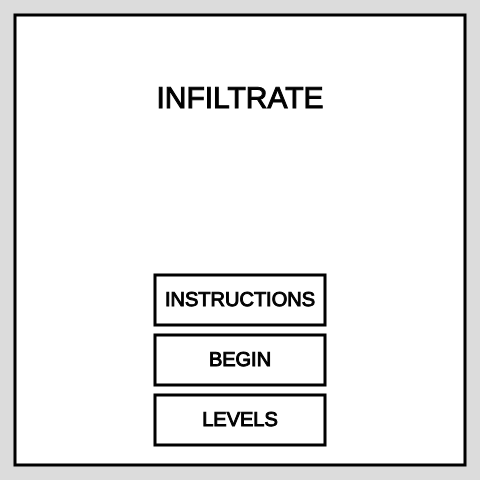
Frame 1 (no input)
Frame 60 (no input): identical to frame 1, image omitted
Frame 120 (the mouse pressed at the canvas centre since frame 60): identical to frame 1, image omitted

The p5.js sketch that drew this single still picture (run headless with seeded random() and noise() and a simulated clock; from frame 60 on, the mouse is pressed at the canvas centre):

// p5.js sketch
// ── sketch.js
//FINAL & PUBLIC VERSION -- DO NOT EDIT
//PREVIOUSLY TITLED "Platform Game"

//translate to binary for walls (1) and empty spaces (0) of each column of the board
var levelBoards = [[2820233,65667,5575831,8197683,8197043, 8196531,1642673,241713,4165729,2072513,4900893,4214717,7668639,8349647,1009607,287747,1953779,3514337,3489769,2129897,2679233,3138575,273663,1117695],//0
                   [87552,512,174593,131584,131074,262,262156,786584,48, 1048672,1835072,12364800,1879166,8170496,1879166,12581888,1150,8385536,1150,4195328,4195454,5391360,5390462,5391360],//1
                   [541200,4194304,4194304,7306207,4348511,4327503, 4340583,4397171,4689721,4572988,4547391,5058961,5839041,85057,5850689,5063551,4538688,5587264,5587264,5587264,5521728,5554517,5751040,5243178],//2
                   [16728080,4145712,16913,6242832,5194256,6308368, 7291408,6767120,7553552,7946768,8143376,7946768,7553552,6767120,7291408,6308368,7291408,4669968,4407824,4276752,4211216,4243984,4212241,4194816],//3
                   [5603328,32769,2785280,7864320,1591293, 9191429,2383873,3666941,463373,3363333,89872,3686674,949234,2122546,3825946,656782,11013318,11409506,10957360,10609177,12059145,9429513,8404537,14680065],//4
                   [0,8388593,1073,4187536,36113,40209,48400,12561, 29009,29008,2126161,29041,24880,28433,25617,25616,25617,26097,25856,19713,22897,20753,4183953,4145],//5
                   [0,8388606,4194306,6291450,5242882,5242882,5242882, 4194306,4195842,4194818,4195842,4194306,4194310,4194304,4194310,4194306,4587906,4325506,4587906,4194306,4194306,4235266,4243450,4227074],//6
                  [202580,1135444,1069397,1396736,1333418, 1137898,1332842,1135418,1331610,1134798,1331302,1138482,3428786,16244158,0,8248790,7966802,7378778,6328394,4234218,8297002,170506,187930,56],//7
                  [1398101,0,2796202,4194302,0,5225598,526150,2629698, 532584,4727082,532538,2629658,532488,4727050,532490,2629642,532488,4726858,532490,2629706,532488,7872522,122938,65538],//8
                  [13082818,13902874,1419002,7415418, 1847370,12322392,222,14510030,78950,3087410,2100632,7856521,1224604,1050396,1135197,1276112,3373505,6513625,485771,3106849,1010148,6490342,4814946,14156040],//9
                  [1447253,8519680,15338154,2760702,8075148,1700524,4198534, 8083956,4343984,6211642,1068146,8080762,4310322,6133688,6075170,1063264,7434245,7681860,2110334,11219314,9380962,10314984,3673486,16436263],//10
                  [87381,0,174762,524286,919676,1972284,4063260, 8268812,1311781,1319424,1335810,1368608,123960,779272,647179,3727401,812136,402472,1179816,1245224,1648040,3956776,7922600,7987232],//11
                  [267648,262273,3418755,2367619,3416195,270467, 3416195,2367617,3416192,270464,3416193,2367616,3416192,270464,3416192,2367616,3416192,270464,3154048,3940480,1843328,794753,270464,8192],//12
                  [91540,8321,166443,401017,800992,1841248,788515,264224, 276704,1837088,264224,264224,264224,264224,264224,264224,264224,264224,264224,264224,264224,264224,264224,264224],//13
                  [7921607,7913683,2137089,11570596,8654006,10775568, 3411030,6696132,3042449,9366531,10774410,11546816,1711717,13304368,15211288,11370956,8428646,10475378,3604992,157881,11980672,9739945,9804803,9517143],//14
                  [2879490,626880,5870597,4751741,6433609,2517248,6809892, 4669500,7291392,2449564,7405696,5979852,4931268,14826693,408005,930753,1976259,4067137,3874112,1168711,9639233,12730371,9461696,3465153],//15
                  [8208,8215,1057780,1049092,1069820,1626752,1891968,1032362, 3039146,7212160,6841493,2630037,600960,7154090,6367402,8382592,67733,4393109,4196480,8359934,34406,33314,34952,35225],//16
                  [838398,4474880,5327614,5443170,13722400,14627254, 8984722,11132050,10542082,10886558,2343094,8016418,4874154,672170,4853930,4339338,8381434,4470794,4271970,4524070,4282404,4538406,8216546,114688],//17
                  [0,8388607,5141405,4600205,5412005,5276704,5344354,4194306, 4202498,4202562,4202562,4268098,4259906,4524034,4458498,5507074,5507082,5523594,5259402,5259402,5259402,5259274,8388606,0],//18
                  [3277284,1048612,5571237,4292768,4752522,8129550,285952, 1318152,16006144,16056264,7831552,3153864,2096896,4982536,6685440,2231048,2300672,2202376,2144512,2111880,6322368,4257871,30744,14384]];//19

//[start x position, end x position, y position, constantly increasing value to determine position]
var levelEnemies = [[[69,141,217,24441], [33,69,307,15344], [357,375,379,11035],[339,393,433,10662], [141,231,433,10064], [141,231,433,9957], [321,357,145,7095], [69,123,37,4971], [339,411,55,4290], [51,141,145,120]],//0
                    [[87,429,451,16790],[87,429,451,16656],[87,429,451,16520],[87,429,451,16381],[87,429,451,16272],[87,429,451,16129],[231,285,235,9512],[231,285,199,9429],[231,285,163,9338],[411,447,73,240],[411,447,127,153],[411,447,181,78]],//1
                    [[105,159,325,21946],[177,213,343,21714],[231,285,433,20596],[267,411,325,15321],[267,411,325,15237],[267,411,325,15156],[267,411,325,15080],[267,411,325,15009],[285,393,181,0],[285,393,181,40],[285,393,181,80],[285,393,181,120],[105,159,127,1886],[177,213,109,1781],[321,411,109,1345]],//2
                    [[87,411,451,12128],[87,411,451,12025],[87,411,451,11876],[87,411,451,11795],[87,411,451,11717],[303,303,181,812],[375,375,181,694],[357,357,181,665],[339,339,181,639],[321,321,181,619],[285,285,181,579],[267,267,181,516],[249,249,181,485],[231,231,181,438],[213,213,181,406],[195,195,181,375],[177,177,181,347],[159,159,181,315],[141,141,181,284],[123,123,181,242],[105,105,181,214],[87,87,181,189]],//3
                    [[231,357,451,20651],[231,285,415,19938],[321,393,55,16634],[105,195,433,16399],[159,195,271,6542],[357,411,271,3161]],//4
                    [[87,213,361,21073],[87,213,361,20948],[177,231,325,16993],[267,321,361,16764],[177,231,325,15431],[177,177,181,0],[195,195,181,6],[213,213,181,12],[231,231,181,0],[249,249,181,6],[267,267,181,12],[285,285,181,0],[303,303,181,6],[321,321,181,12],[339,339,181,0],[357,357,181,6],[375,375,181,12],[393,393,181,0],[411,411,181,6],[159,159,199,12],[141,141,163,0],[123,123,163,6],[105,105,163,12]],//5
                    [[96,96,415,16867],[114,114,415,16813],[132,132,415,16760],[150,150,415,16707],[168,168,415,16660],[186,186,415,16607],[204,204,415,16559],[222,222,415,16500],[312,312,415,16427],[330,330,415,16388],[348,348,415,16335],[366,366,415,16267],[384,384,415,16232],[402,402,415,16159],[420,420,415,16097],[177,177,253,3954],[213,213,253,3892],[321,321,289,3804],[357,357,289,3746],[321,321,109,3652],[357,357,109,3587],[105,105,415,801],[123,123,415,765],[141,141,415,721],[159,159,415,675],[177,177,415,634],[195,195,415,593],[213,213,415,555],[231,231,415,497],[303,303,415,434],[321,321,415,397],[339,339,415,361],[357,357,415,321],[375,375,415,282],[393,393,415,240],[411,411,415,192]],//6
                   [[96,96,181,55645],[114,114,181,55610],[132,132,181,55573],[150,150,181,55537],[168,168,181,55487],[186,186,181,55437],[204,204,181,50670],[222,222,181,50634],[78,78,181,50495],[60,60,181,50452],[51,231,73,45427],[51,231,73,45338],[51,231,73,45251],[51,231,73,45157],[69,69,181,43534],[87,87,181,43479],[105,105,181,43435],[123,123,181,43389],[141,141,181,43343],[159,159,181,43298],[177,177,181,43250],[195,195,181,43212],[213,213,181,43173],[231,231,181,43126],[321,429,415,30399],[321,429,415,30296],[321,429,451,30085],[321,429,451,29978],[249,249,415,13659],[375,411,271,6617],[83,83,145,3925],[91,91,145,3925],[119,119,145,3880],[127,127,145,3880],[155,155,145,3839],[163,163,145,3839],[191,191,145,3794],[199,199,145,3794],[227,227,145,3741],[235,235,145,3741],[303,303,145,985]],//7
                   [[195,195,379,181]],//8
                   [[159,159,145,26893],[177,177,145,26847],[249,303,73,26544],[249,303,361,25359],[357,411,235,18895],[51,87,253,13382],[285,393,181,9522],[393,447,451,4934],[375,375,433,657]],//9
                   [[321,339,37,12508],[231,285,37,12434],[141,195,37,12339],[339,393,199,12042],[411,411,145,10262],[411,411,181,9970],[321,321,181,9880],[51,105,127,8541],[177,231,235,8289],[339,393,325,8055],[339,429,451,7645],[51,303,451,7535],[51,303,451,7449],[51,303,451,7353],[51,303,451,7265],[321,339,145,5927],[393,411,253,503],[429,447,235,411]],//10
                   [[69,69,451,21726],[267,429,379,5975],[267,429,379,5893],[267,429,379,5827],[267,429,379,5749],[339,339,343,5485],[357,357,343,5459],[375,375,343,5425],[393,393,343,5396],[411,411,343,5367],[429,429,343,5337],[393,393,253,4751],[339,339,253,4709],[321,321,253,4677],[195,231,271,4560],[177,231,109,2020],[267,285,91,1949],[177,231,73,1860],[357,375,127,1358],[357,393,73,1303]],//11
                   [[231,393,451,12139],[69,69,109,884],[87,87,109,809],[105,105,109,755],[123,123,109,711],[141,141,109,668],[159,159,109,622],[177,177,109,576],[195,195,109,540],[213,213,109,496],[231,231,109,457],[249,249,109,413],[267,267,109,378],[285,285,109,335],[303,303,109,300],[321,321,109,249],[339,339,109,210]],//12
                   [],//13
                   [[411,447,73,6313],[393,429,109,6106],[33,87,163,5556],[87,195,235,5441],[87,159,451,4059],[123,123,361,3721],[141,141,325,3653],[105,105,307,3594],[447,447,397,2261],[411,411,379,2210],[447,447,361,2152],[411,411,343,2099],[447,447,325,2043],[411,411,307,2003],[105,159,109,1673]],//14
                   [[393,393,253,4170],[393,393,289,4122],[393,393,325,4057],[231,321,199,3212],[195,267,307,3115],[159,195,181,1728]],//15
                   [[231,285,199,11899],[231,285,199,11844],[285,357,307,11318],[285,357,307,11244],[69,141,73,6283],[159,267,91,6215],[249,357,235,6038],[159,177,343,2053],[159,177,379,2014],[159,177,415,1969],[213,231,361,1912],[213,231,397,1868],[213,231,433,1829],[267,285,343,1779],[267,285,379,1737],[267,285,415,1693],[321,339,361,1634],[321,339,397,1594],[321,339,433,1546]],//16
                   [[69,123,73,21748],[159,213,55,21681],[285,429,37,21576],[213,303,127,19971],[231,267,181,16629],[33,87,235,16009],[393,393,181,13217],[199.5,199.5,217,11320],[181.5,181.5,217,11282],[163.5,163.5,217,11245],[190.5,190.5,217,11058],[172.5,172.5,217,11078],[154.5,154.5,217,11098],[33,33,271,10426],[69,69,271,10372],[141,177,415,1342]],//17
                   [[195,411,415,9677],[213,411,415,9542],[213,411,415,9394],[213,411,415,9196],[195,411,415,9082],[195,411,415,8910],[321,411,379,6134],[321,411,379,6054],[321,411,379,5979],[195,249,325,5348],[195,249,325,5280],[195,249,325,5222],[339,393,307,4916],[339,393,307,4847],[339,393,307,4783],[267,339,235,4104],[267,339,235,4037],[267,339,235,3974],[267,339,235,3860],[177,231,199,3513],[177,231,199,3451],[177,231,199,3381],[339,411,181,3070],[339,411,181,2982],[339,411,181,2899],[339,411,181,2821],[231,267,145,2589],[231,267,145,2480],[267,339,109,2146],[267,339,109,2071],[267,339,109,1983],[303,411,73,1625],[303,411,73,1549],[303,411,73,1464],[303,411,73,1317]],//18
                   [[159,159,109,13017],[177,177,109,12985],[195,195,109,12954],[213,213,109,12916],[267,267,37,1308],[285,285,37,1275],[393,393,37,1219],[411,411,37,1183],[303,375,55,1108],[303,375,55,1039]]];//19

//[start y position, end y position, x position, constantly increasing value to determine position]
var levelFlyers = [[[51,123,51,1851], [177,267,249,906],[267,357,213,441], [285,411,303,248]],//0
                   [[339,447,267,6744],[339,447,303,6744],[339,447,339,6744],[339,447,375,6744],[339,447,411,6744],[141,249,141,1640],[141,249,177,1478],[141,249,213,1354]],//1
                   [[357,375,123,12125],[375,393,141,11971],[393,411,159,11897],[411,429,177,11835],[159,231,123,9081],[213,285,339,306],[213,285,375,253],[213,285,411,168]],//2
                   [[303,357,411,0],[303,357,375,54],[303,357,339,0],[303,357,303,54],[303,357,267,0],[303,357,231,54],[303,357,195,0],[303,357,159,54],[303,357,123,0],[303,357,87,54]],//3
                   [[303,375,411,39833],[303,375,393,39756],[303,375,177,27425],[321,357,231,27364],[87,141,375,14870],[123,267,393,14599],[141,177,141,3809],[141,177,123,3702],[231,393,123,2088],[231,393,141,1930]],//4
                   [[249,285,159,0],[249,285,177,36],[249,285,195,0],[249,285,213,36],[249,285,231,0]],//5
                   [[69,393,303,2231],[177,393,141,1823],[105,213,105,1715],[87,159,411,1592],[87,159,429,1515],[87,159,447,1448],[159,249,339,868],[69,393,231,479]],//6
                  [[105,159,339,18664],[87,159,357,18571],[69,159,375,18500],[249,285,249,16272],[249,321,321,8451],[249,303,357,8170],[303,339,393,0],[303,339,447,0],[303,357,411,0],[303,357,429,0]],//7
                  [],//8
                  [[285,321,177,22222],[285,339,195,22156],[69,105,33,11510],[105,141,87,11439],[141,177,51,11295],[357,375,159,3947],[375,393,177,3878],[393,411,195,3769],[321,375,447,1623]],//9
                  [[105,177,213,14013],[33,51,87,13000],[33,69,123,12900],[33,69,213,12787],[33,69,303,12688],[33,51,357,12586],[123,231,429,11910],[51,123,51,8775],[33,69,33,8698],[285,339,447,7762],[159,447,51,7153],[159,447,51,7055],[159,447,51,6943],[159,447,51,6844],[159,447,51,6742],[339,375,105,6605],[339,375,141,6523],[159,231,69,5275],[159,213,87,5199],[393,411,213,2281],[393,411,249,2205],[339,375,429,1786],[393,411,375,1624]],//10
                  [[159,231,105,4087],[123,159,303,3276],[159,195,339,3206],[267,321,105,2582],[267,339,123,2524],[285,339,249,0],[285,339,267,0],[285,339,285,0],[285,339,303,0]],//11
                  [[267,303,141,10164],[267,303,231,10067],[267,303,321,9828]],//12
                  [[375,447,159,2868],[267,339,213,2547],[141,231,285,2248],[33,105,357,2021],[375,447,213,1567],[267,339,285,1449],[141,231,357,1293],[33,105,429,1138]],//13
                  [[213,303,51,5253],[195,285,303,4943]],//14
                  [[195,285,87,11606],[123,159,87,4839],[249,411,33,1436]],//15
                  [[231,357,33,19459],[123,159,123,6488],[105,177,105,6443],[69,123,339,5957]],//16
                  [[231,411,447,27040],[231,411,447,26930],[231,411,447,26838],[69,105,339,11176],[69,105,375,11069],[69,105,411,10960],[267,303,141,5315],[249,285,123,5242],[231,267,105,5176],[267,339,375,3026],[267,339,375,2807],[267,339,393,2708],[267,339,393,2622]],//17
                  [[69,411,159,2937],[69,411,159,2810],[69,411,159,2661],[69,177,195,2528],[177,303,249,2416],[231,303,213,2312],[357,393,195,2227],[267,393,285,2130],[213,357,411,1987],[105,159,375,1877],[141,213,303,1781],[69,123,249,1677],[69,123,231,1609],[267,357,321,1405],[177,213,267,1125],[213,285,375,880],[231,393,177,432]],//18
                  []];//19

//[x position, y position, bullets given, countdown number to respawn after being taken]
var levelAmmo = [[[159,195,5,0],[339,105,5,0],[285,177,5,0]],//0
                 [[447,357,5,0],[447,375,5,0],[447,393,5,0],[447,411,5,0]],//1
                 [[195,447,5,0],[51,447,5,0],[447,339,5,0],[231,87,5,0],[303,87,5,0],[447,69,5,0],[105,213,5,0]],//2
                 [[447,33,5,0],[429,33,5,0],[411,33,5,0],[393,33,5,0],[375,33,5,0],[357,33,5,0],[339,33,5,0],[321,33,5,0],[303,33,5,0],[285,33,5,0],[267,33,5,0],[249,33,5,0]],//3
                 [[231,213,5,0],[231,231,5,0],[231,249,5,0],[429,195,5,0],[267,339,5,0]],//4
                 [[411,285,5,0],[249,285,5,0],[69,105,5,0],[69,123,5,0],[69,141,5,0],[69,159,5,0],[69,177,5,0],[33,105,5,0],[33,141,5,0],[33,177,5,0]],//5
                 [[339,33,5,0],[267,33,5,0],[195,33,5,0],[123,33,5,0],[51,33,5,0],[33,51,5,0],[33,123,5,0],[33,195,5,0],[33,267,5,0],[33,339,5,0],[33,411,5,0]],//6
                [[249,51,5,0],[231,51,5,0],[231,33,5,0],[249,33,5,0],[213,51,5,0],[213,33,5,0],[249,159,5,0],[33,195,5,0],[393,159,5,0],[411,159,5,0],[429,159,5,0]],//7
                [[177,375,5,0]],//8
                [[285,213,5,0],[105,375,5,0],[177,249,5,0],[87,33,5,0],[429,33,5,0]],//9
                [[231,177,5,0],[447,123,5,0],[447,159,5,0],[429,51,5,0],[429,33,5,0],[105,249,5,0],[123,303,5,0],[177,339,5,0],[357,267,5,0],[447,393,5,0],[105,195,5,0],[105,177,5,0],[123,375,5,0],[87,87,5,0]],//10
                [[141,447,5,0],[159,447,5,0],[141,429,5,0],[159,429,5,0],[123,429,5,0],[123,447,5,0],[105,429,5,0],[105,447,5,0]],//11
                [[69,411,5,0],[87,411,5,0],[105,411,5,0],[123,411,5,0],[141,411,5,0]],//12
                [[51,429,5,0],[87,321,5,0],[87,213,5,0],[105,87,5,0]],//13
                [[69,51,5,0],[267,87,5,0],[375,123,5,0],[375,303,5,0],[231,303,5,0],[123,411,5,0],[33,213,5,0]],//14
                [[195,51,5,0],[375,249,5,0],[357,285,5,0],[339,321,5,0]],//15
                [[33,411,5,0],[87,357,5,0],[159,267,5,0],[69,429,5,0],[69,447,5,0],[87,429,5,0],[87,447,5,0],[105,429,5,0],[105,447,5,0]],//16
                [[69,33,5,0],[429,177,5,0],[321,231,5,0],[141,177,5,0],[105,141,5,0],[87,411,5,0],[393,429,5,0],[213,393,5,0],[303,105,5,0],[33,303,5,0],[447,87,5,0],[231,159,5,0]],//17
                [[33,393,5,0],[33,321,5,0],[33,249,5,0],[33,177,5,0],[33,105,5,0],[87,33,5,0],[195,33,5,0],[303,33,5,0],[411,33,5,0],[447,69,5,0],[447,177,5,0],[447,285,5,0],[447,393,5,0],[393,447,5,0],[303,447,5,0],[213,447,5,0],[123,339,5,0],[105,339,5,0],[123,249,5,0],[105,249,5,0],[123,159,5,0],[105,159,5,0]],//18
                [[141,51,5,0],[393,177,5,0],[429,177,5,0],[411,159,5,0]]];//19

//[x position, y position, amount to push player in horizontal, amount to push player in vertical]
var levelMovers = [[],//0
                   [[321,231,0,-1],[321,195,0,-1],[321,159,0,-1],[321,123,0,-1],[321,87,0,-1]],//1
                   [[69,429,0,-1],[69,339,0,-1],[249,411,0,-1],[159,303,0,-1],[69,249,0,-1],[69,159,0,-1],[267,123,0,-1],[267,87,0,-1]],//2
                   [[447,411,0,-1],[33,321,0,-1],[447,231,0,-1]],//3
                   [[321,177,0,-1],[231,159,0,-1],[69,411,0,-1],[51,357,0,-1],[69,303,0,-1],[51,249,0,-1]],//4
                   [[375,411,0,-1],[447,321,0,-1],[69,321,0,-1],[249,267,0,-1],[447,195,0,-1],[447,141,0,-1],[447,87,0,-1],[375,69,0,-1],[321,69,0,-1],[285,51,0,-1],[249,51,0,-1],[159,69,0,-1],[123,51,0,-1],[105,141,0,-1],[105,105,0,-1]],//5
                   [[267,429,0,-1],[267,411,0,-1],[267,393,0,-1],[177,177,0,-1],[357,177,0,-1],[141,159,0,-1],[393,159,0,-1],[267,141,0,-1],[123,231,0,-1],[105,231,0,-1],[411,393,0,-1],[411,375,0,-1],[411,357,0,-1],[285,303,0,-1],[285,321,0,-1],[195,393,0,-1],[159,357,0,-1],[123,321,0,-1],[123,303,0,-1],[213,123,0,-1],[249,195,0,-1],[213,141,0,-1],[393,339,0,-1]],//6
                  [[429,105,0,-1],[33,123,0,-1],[285,231,0,-1],[447,195,0,-1],[447,159,0,-1],[357,321,0,-1],[285,375,0,-1],[285,429,0,-1],[285,411,0,-1],[285,393,0,-1],[447,231,0,-1],[447,321,0,-1],[447,141,0,-1]],//7
                  [[375,159,0,-1],[321,159,0,-1],[303,159,0,-1],[249,159,0,-1],[231,159,0,-1],[177,159,0,-1],[159,159,0,-1],[141,213,0,-1],[393,159,0,-1],[213,267,1,0],[231,267,1,0],[249,267,1,0],[213,285,1,0],[231,285,1,0],[249,285,1,0],[357,321,-1,0],[357,303,-1,0]],//8
                  [[375,321,0,-1],[141,285,0,-1],[141,267,0,-1]],//9
                  [[321,375,0,-1],[321,357,0,-1]],//10
                  [],//11
                  [[447,429,0,-1],[447,393,0,-1],[447,177,0,-1]],//12
                  [],//13
                  [[321,123,0,-1],[231,285,0,-1],[267,249,0,-1],[321,303,0,-1],[231,141,0,-1]],//14
                  [],//15
                  [[33,429,0,-1],[87,375,0,-1],[159,285,0,-1],[51,339,0,-1],[33,177,0,-1],[33,159,0,-1],[87,249,0,-1],[411,141,0,-1],[411,123,0,-1]],//16
                  [[105,429,0,-1],[105,411,0,-1],[177,375,0,-1],[177,393,0,-1],[51,321,0,-1],[51,429,0,-1],[51,411,0,-1],[393,123,0,-1],[447,429,0,-1],[339,357,0,-1],[339,339,0,-1],[339,303,0,-1],[267,231,0,-1],[267,267,0,-1],[177,321,0,-1],[213,267,0,-1]],//17
                  [[33,429,0,-1],[33,357,0,-1],[33,285,0,-1],[33,213,0,-1],[33,141,0,-1],[33,69,0,-1]],//18
                  [[177,429,0,-1],[177,339,0,-1]]];//19

//[x position, y position, horizontal direction, vertical direction, constantly increasing value to determine when to shoot]
var levelCannons = [[],//0
                    [],//1
                    [[321,357,1,0,90],[321,393,1,0,90],[321,429,1,0,90],[303,267,1,0,59],[285,249,1,0,125],[267,231,1,0,92],[249,213,1,0,54],[429,69,-1,0,17],[87,33,1,0,0],[447,33,-1,0,0]],//2
                    [[393,249,-1,0,33],[357,267,-1,0,155]],//3
                    [[303,339,0,1,161],[321,357,0,1,34],[339,375,0,1,162],[33,411,1,0,26],[87,375,-1,0,157],[33,339,1,0,102],[87,303,-1,0,40],[51,33,0,1,109]],//4
                    [[447,429,-1,0,100],[429,429,-1,0,100],[411,429,-1,0,100],[393,429,-1,0,100]],//5
                    [[87,69,1,0,0],[105,69,1,0,15],[123,69,1,0,30],[141,69,1,0,45],[429,195,-1,0,169],[411,195,-1,0,126]],//6
                   [[321,195,1,0,59],[411,195,-1,0,46],[213,249,0,1,90],[195,249,0,1,9],[177,249,0,1,147],[87,249,0,1,0],[87,267,0,1,0]],//7
                   [],//8
                   [[339,123,-1,0,96],[357,105,-1,0,12],[447,285,0,-1,168],[33,447,1,0,193],[105,411,-1,0,115],[105,159,1,0,74]],//9
                   [[249,69,0,1,105],[177,69,1,0,27],[141,69,0,1,146],[33,195,1,0,48],[33,177,1,0,197],[249,285,-1,0,171],[195,267,0,1,86],[177,303,1,0,186]],//10
                   [[51,33,0,1,30],[51,51,0,1,52],[51,69,0,1,74],[51,87,0,1,96],[51,105,0,1,118],[159,231,1,0,98],[195,195,-1,0,156],[213,177,-1,0,106],[231,159,-1,0,50],[249,141,-1,0,184],[177,51,1,0,126],[303,429,1,0,118],[321,447,1,0,78]],//11
                   [[411,195,-1,0,181],[411,177,-1,0,76]],//12
                   [],//13
                   [[303,51,1,0,119],[357,105,1,0,93],[33,393,1,0,164],[195,285,0,1,69]],//14
                   [[213,447,0,-1,49],[213,429,0,-1,11],[177,447,0,-1,159],[177,429,0,-1,110],[123,447,0,-1,123],[123,429,0,-1,86],[249,33,-1,0,33],[231,33,-1,0,3],[213,33,-1,0,172],[447,105,-1,0,5],[357,123,1,0,143]],//15
                   [[123,249,-1,0,0],[123,267,-1,0,100],[393,141,1,0,80],[447,123,-1,0,60],[447,87,-1,0,20],[393,69,1,0,0],[393,105,1,0,40],[141,159,-1,0,0],[141,141,-1,0,100]],//16
                   [[249,69,1,0,159],[249,87,1,0,109],[213,87,-1,0,198],[105,339,1,0,181],[231,375,1,0,90],[357,411,-1,0,197],[357,231,1,0,36],[33,447,1,0,0],[69,447,1,0,0],[105,447,1,0,0]],//17
                   [],//18
                   [[393,375,-1,0,0],[393,357,-1,0,0]]];//19

var levelBeginAt = [[33,433],//0
                    [33,451],//1
                    [33,451],//2
                    [33,451],//3
                    [231,289],//4
                    [33,451],//5
                    [446,37],//6
                   [411,127],//7
                   [51,451],//8
                   [248,235],//9
                   [195,163],//10
                   [87,451],//11
                   [33,451],//12
                   [33,451],//13
                   [33,37],//14
                   [429,451],//15
                   [33,451],//16
                   [87,37],//17
                   [33,451],//18
                   [33,451]];//19


//[first time limit, difference to each time limit after]
var timeLimits = [[4800,1000],[4000,1000],[5800,700],[5800,1200],[7600,900],[4600,1600],[10000,1000],[7000,3000],[4000,3000],[6000,4000],[11000,1500],[9000,2000],[2500,1000],[2000,1000],[4500,1000],[5000,2000],[5000,2500],[10000,5000],[4500,1500],[4000,1000]];

var bulletLimits = [[14,15,16,17,18],[20,27,34,41,48],[33,35,37,39,41],[34,37,40,43,46],[24,27,30,33,36],[32,33,34,35,36],[50,55,60,65,70],[58,61,64,67,70],[1,1,1,1,2],[24,26,28,30,32],[49,53,57,61,65],[42,44,46,48,50],[22,23,24,25,26],[8,16,24,32,40],[21,23,25,27,29],[20,22,24,26,28],[32,36,40,44,48],[39,42,45,48,51],[52,54,56,58,60],[12,13,14,15,16]];

var levelOrder = [12,0,13,1,4,18,8,2,19,14,3,9,5,16,11,6,15,10,7,17];
var levelMessages = ["Infiltrate and eradicate. It's as simple as that.","Always take a second to look things over before rushing into a level","Target practice","That target practice is about to come in handy","Just a reminder, you are being timed","It's about to be a bloodbath","Must be one important spike","Who needs elevators anyways","Sometimes one bullet is all it takes","Only halfway there. Sadly, it only gets harder from here","Back to basics","Fifteen stars, here we come","One step at a time","They should learn not to put all their guards in one basket","Four cannons are better than five","Let's hope you're good at flying","Ammo is sure getting harder and harder to get these days","Looks like a party in there","Sometimes, the only place to go in an elevator shaft is down","Just one more level. Don't give up now"];
var levelMessageLength = 3000;
var levelMessageStart = 0;


var neatBoard = [];
var board = [];

var boardWidth = 24;
var squareSize = 18;


var showGridlines = false;
var levelOn = 0;
var levelOrderOn = 0;

var createBoard = false;
var blankBoard = false;

var beginAt = [];
var xPos = beginAt[0];
var yPos = beginAt[1];

var playerWidth = 6;
var playerHeight = 10;
var gunPosition = -2;

var horVelocity = 0;
var vertVelocity = 0;

var jumpVelocity = -2;
var fallAcceleration = 0.1;
var walkVelocity = 1;

var playerDirection = 1;
var bullets = [];
var bulletSpeed = 2;
var bulletsLeft = 0;
var shooting = false;
var bulletLength = 3;
var bulletHeight = 2;
var ammoAmount = 5;

var pressingSpace = false;
var pressing = false;

var ammo = [];
var ammoSize = 7;
var ammoWaitTime = 500;

var enemies = [];
var enemySpeed = 1;
var creatingEnemy = [-1,-1];

var flyers = [];
var flySpeed = 1;
var creatingFlyer = [-1,-1];
var flyerSize = 7;

var num = 22;
var cannons = [];
var cannonSpeed = 1;
var creatingCannon = [-1,-1];
var cannonSize = 10;
var cannonBulletSize = 5;
var cannonBullets = [];
var cannonRate = 200;

var movers = [];
var moverSpeed = 0.5;
var moverSize = 10;

var bulletsFired = 0;
var missedBullets = 0;
var deaths = 0;
var framesPassed = 0;
var startTime = 0;
var enemyAmount = 0;

var hasEditedEnemies = false;
var hasEditedBoard = false;
var hasEditedAmmo = false;
var hasEditedFlyers = false;
var hasEditedMovers = false;
var hasEditedCannons = false;

var timeScores = [];
var bulletScores = [];
var deathScores = [];
var bulletStars = 0;
var timeStars = 0;
var deathStars = 0;

var onMainMenu = true;
var onLevelMenu = false;
var onLevelPlay = false;
var onInstructions = false;
var onLevelSelect = false;
var onLevelMessage = false;

var clicking = false;

function setup() {
  createCanvas(480, 480);
  rectMode(CENTER);
  angleMode(DEGREES);
  
  for (var i = 0; i < levelBoards.length; i ++){
    append(timeScores,0);
    append(bulletScores,0);
    append(deathScores,0);
  }
  
  if (levelOn >= 0){
    createLevel();
  }
  else if (createBoard){
    for (var i = 0; i < boardWidth; i ++){
      append(board,[]);
      for (var x = 0; x < boardWidth; x ++){
        if (blankBoard){
          append(board[i],0);
        }else{
          append(board[i],random([0,1]));
        }
      }
    }
  }
  
  if (board.length == 0){
    for (var i = 0; i < neatBoard.length; i ++){
      append(board,numToBinary(neatBoard[i]));
    }
  }
  
}





function draw() {
  background(220);
  
  if (onMainMenu){
    push();
    fill(255);
    strokeWeight(3);
    square(240,240,450);
    stroke(0);
    
    textSize(30);
    fill(0);
    strokeWeight(1);
    textAlign(CENTER,CENTER);
    text("INFILTRATE",240,100);
    
    textSize(20);
    if (makeButton(240,300,170,50,"INSTRUCTIONS")){
      onInstructions = true;
      onMainMenu = false;
    }else if (makeButton(240,360,170,50,"BEGIN")){
      onLevelMessage = true;
      levelMessageStart = millis();
      levelOrderOn = 0;
      levelOn = levelOrder[levelOrderOn];
      createLevel();
      onMainMenu = false;
    }else if (makeButton(240,420,170,50,"LEVELS")){
      onLevelSelect = true;
      onMainMenu = false;
    }
    
    pop();
  }
  
  if (onInstructions){
    push();
    
    stroke(0);
    textAlign(CENTER,CENTER);
    fill(255);
    strokeWeight(3);
    square(240,240,450);
    
    fill(0);
    //noStroke();
    strokeWeight(0.5);
    textSize(13);
    text("Your goal is to infiltrate each level and eradicate all enemies. Use the arrow keys to move and the space bar to shoot. You can collect five bullets from the blue ammo boxes. \n\nThere are four types of enemies: guards, drones, cannons, and spikes. Guards move similarly to you, and walk along set paths. Drones fly vertically. Cannons shoot deadly bullets. Spikes do not move, but are still dangerous, and must still be eradicated. If you are killed by an enemy, you will lose all of your ammo and return to your starting position.\n\nOn each level, you are given a score on time, bullets fired, and deaths. You can get five stars in each category if you finish a level quickly, fire as few bullets as possible, and never die.",240,240,420,420);
    
    textSize(20);
    if (makeButton(240,400,170,50,"MENU")){
      onInstructions = false;
      onMainMenu = true;
    }
    
    pop();
  }
  
  if (onLevelSelect){
    push();
    stroke(0);
    textAlign(CENTER,CENTER);
    fill(255);
    strokeWeight(3);
    square(240,240,450);
    var levelSelected = -1;
    var hor = 80;
    for (var i = 0; i < timeScores.length; i ++){
      strokeWeight(3);
      var bXPos = (240-2*hor)+hor*(i%5);
      var bYPos = 70+90*floor(i/5);
      if (makeButton(bXPos,bYPos,55,25,i+1)){
        levelSelected = i;
      }
      strokeWeight(1);
      var levelScores = [timeScores[levelOrder[i]],bulletScores[levelOrder[i]], deathScores[levelOrder[i]]];
      for (var b = 0; b < levelScores.length; b ++){
        for (var x = 0; x < 5; x ++){
          fill(0);
          if (levelScores[b] > x){
            fill(255,255,0);
          }
          drawStar(bXPos-30+15*x,bYPos+20+10*b,5,2,5);
        }
      }
    }
    
    if (levelSelected >= 0){
      onLevelSelect = false;
      levelOrderOn = levelSelected
      levelOn = levelOrder[levelOrderOn];
      createLevel();
      onLevelMessage = true;
      levelMessageStart = millis();
    }
    
    pop();
  }
  
  if (onLevelMessage){
    push();
    fill(255);
    strokeWeight(3);
    square(240,240,450);
    textSize(25);
    fill(0);
    textAlign(CENTER,CENTER);
    strokeWeight(1);
    stroke(0);
    text("Level " + (levelOrderOn+1) + "\n\n" + levelMessages[levelOrderOn],240,240,450,450);
    if (millis()-levelMessageStart > levelMessageLength){
      onLevelMessage = false;
      onLevelPlay = true;
    }
    pop();
  }
  
  if (onLevelMenu){
    fill(255);
    strokeWeight(3);
    square(240,240,450);
    
    fill(255,255,0);
    
    var scoreMessages = ["Time Score:","Bullets Score:","Death Score:"];
    var stars = [timeStars,bulletStars,deathStars];
    var previousScores = [timeScores[levelOn],bulletScores[levelOn],deathScores[levelOn]];
    
    textAlign(LEFT,CENTER);
    textSize(20);
    strokeWeight(2);
    for (var i = 0; i < scoreMessages.length; i ++){
      fill(0);
      strokeWeight(1);
      text(scoreMessages[i],25,50+i*50);
      for (var x = 1; x <= 5; x ++){
        if (x <= stars[i]){
          fill(255,255,0);
        }else if (x <= previousScores[i]){
          fill(100,100,0);
        }else{
          fill(0);
        }
        
        strokeWeight(2);
        drawStar(140+50*x,50+i*50,12.5,5,5);
      }
    }
    
    textAlign(CENTER,CENTER);
    
    var leaving = false;
    var levelWasOn = levelOn;
    if (levelOrderOn < levelBoards.length-1 && makeButton(240,350,140,50,"CONTINUE")){
      levelOrderOn ++;
      levelOn = levelOrder[levelOrderOn];
      
      createLevel();
      onLevelMenu = false;
      onLevelMessage = true;
      levelMessageStart = millis();
      leaving = true;
    }else if (makeButton(240,410,140,50,"MENU")){
      onMainMenu = true;
      onLevelMenu = false;
      leaving = true;
    }
    
    if (leaving){
      if (timeStars > timeScores[levelWasOn]){
        timeScores[levelWasOn] = timeStars;
      }
      if (bulletStars > bulletScores[levelWasOn]){
        bulletScores[levelWasOn] = bulletStars;
      }
      if (deathStars > deathScores[levelWasOn]){
        deathScores[levelWasOn] = deathStars;
      }
    }
    
    textSize(12);
    
  }
  
  if (onLevelPlay){
    
    push();
    fill(0);
    textAlign(LEFT,CENTER);
    textSize(15);
    
    text("Level " + (levelOrderOn+1),24,15);
    
    text("Bullets left: " + bulletsLeft,120,15);
    
    text("Time:",24,468);
    text("Bullets:",164,468);
    text("Deaths:",312,468);
    
    stroke(0);
    fill(255,255,0);
    //strokeWeight(2);
    var starSize = 1.3;
    for (var i = 0; i < 5; i ++){
      var scoreVal = 4-i;
      if (framesPassed <= timeLimits[levelOn][0] + i*timeLimits[levelOn][1]){
        drawStar(75+18*scoreVal,468,5*starSize,2*starSize,5);
      }
      if (enemyAmount + missedBullets <= bulletLimits[levelOn][i]){
        drawStar(225+18*scoreVal,468,5*starSize,2*starSize,5);
      }
      if (deaths <= i){
        drawStar(375+18*scoreVal,468,5*starSize,2*starSize,5);
      }
    }
    
    pop();
    
    
    push();
    textAlign(CENTER,CENTER);
    strokeWeight(1);
    textSize(11);
    if (makeButton(410,12,17,17,"R")){
      resetPlayer();
    }
    if (makeButton(444,12,17,17,"M")){
      onLevelPlay = false;
      onMainMenu = true;
    }
    
    pop();
    
    
    if (levelOn >= 0){
      if (enemies.length == 0 && flyers.length == 0 && cannons.length == 0){
        
        
        bulletStars = 5;
        timeStars = 5;
        deathStars = 0;
        for (var b = 5; b >= 0; b --){
          if (bulletsFired <= bulletLimits[levelOn][b]){
            bulletStars = b;
          }
          if (framesPassed <= timeLimits[levelOn][0] + b*timeLimits[levelOn][1]){
            timeStars = b;
          }
        }
        bulletStars = 5-bulletStars;
        timeStars = 5-timeStars;
        deathStars = 5-deaths;
        if (deathStars < 0){
          deathStars = 0;
        }
        
        console.log("Level ID: " + levelOn + "\n Bullets Fired: " + bulletsFired + " -- " + bulletStars + " stars\n Deaths: " + deaths + " -- " + deathStars + " stars\n Frames Passed: " + framesPassed + " -- " + timeStars + " stars");
        
        
        onLevelMenu = true;
        onLevelPlay = false;
      }
    }
    framesPassed ++;
    
    
    if (keyIsDown(RIGHT_ARROW)){
      horVelocity = walkVelocity;
      playerDirection = 1;
    }else if (keyIsDown(LEFT_ARROW)){
      horVelocity = -walkVelocity;
      playerDirection = -1;
    }
    if (keyIsDown(32) && !shooting && bulletsLeft > 0){
      shooting = true;
      bulletsLeft --;
      bulletsFired ++;
      append(bullets,[xPos,yPos+gunPosition,playerDirection*bulletSpeed]);
    }else if (shooting && !keyIsDown(32)){
      shooting = false;
    }
    
    if (keyIsDown(UP_ARROW) && vertVelocity == 0){
      vertVelocity = jumpVelocity;
    }
    vertVelocity += fallAcceleration;
    
    if (abs(240-(xPos+horVelocity)) > 0.5*boardWidth*squareSize-0.5*playerWidth){
      horVelocity = 0;
    }
    if (abs(240-(yPos+vertVelocity)) > 0.5*boardWidth*squareSize-0.5*playerHeight){
      vertVelocity = 0;
      if (yPos < 240){
        vertVelocity = fallAcceleration;
      }
    }
    
    //movers moving
    for (var i = 0; i < movers.length; i ++){
      if (abs(movers[i][0]-xPos) < 0.5*(moverSize+playerWidth) && abs(movers[i][1]-yPos) < 0.5*(moverSize+playerHeight)){
        if (movers[i][2] != 0){
          horVelocity += moverSpeed*movers[i][2];
        }
        if (movers[i][3] != 0){
          vertVelocity += moverSpeed*movers[i][3];
        }
      }
    }
    
    printBoard(240,240,boardWidth,boardWidth,squareSize,0);
    if (creatingEnemy[0] >= 0){
      fill(255,0,0);
      circle(creatingEnemy[0],creatingEnemy[1],5);
    }
    if (creatingFlyer[0] >= 0){
      fill(255,0,0);
      circle(creatingFlyer[0],creatingFlyer[1],5);
    }
    if (creatingCannon[0] >= 0){
      fill(255,0,0);
      circle(creatingCannon[0],creatingCannon[1],5);
    }
    
    
    //Enemies
    fill(255,0,0);
    for (var i = enemies.length-1; i >= 0; i --){
      enemies[i][3] += enemySpeed;
      
      var enemyX;
      
      if (enemies[i][0] == enemies[i][1]){//spikes
        enemyX = enemies[i][0];
        triangle(enemies[i][0]-0.5*playerWidth,enemies[i][2]+0.5*playerHeight,enemies[i][0]+0.5*playerWidth,enemies[i][2]+0.5*playerHeight,enemies[i][0],enemies[i][2]-0.5*playerHeight-0.2*playerHeight*sin(enemies[i][3]*10));
      }else{//walking
        
        enemyX = enemies[i][3] % (2*(enemies[i][1]-enemies[i][0]));
        if (enemyX > enemies[i][1] - enemies[i][0]){
          enemyX = enemies[i][1]-(enemyX-(enemies[i][1]-enemies[i][0]));;
        }else{
          enemyX += enemies[i][0];
        }
        rect(enemyX,enemies[i][2],playerWidth,playerHeight);
      }
      
      if (abs(enemyX-xPos) < playerWidth && abs(enemies[i][2]-yPos) < playerHeight){
        resetPlayer();
      }
        
      for (var a = bullets.length-1; a >= 0; a --){
        if (abs(bullets[a][0]-enemyX) < 0.5*(playerWidth+bulletLength) && abs(bullets[a][1]-enemies[i][2]) < 0.5*(playerHeight+bulletHeight)){
          bullets.splice(a,1);
          enemies.splice(i,1);
        }
      }
      
      
    }
    
    //Flyers
    for (var i = flyers.length-1; i >= 0; i --){
      flyers[i][3] += flySpeed;
      var enemyY = flyers[i][3] % (2*(flyers[i][1]-flyers[i][0]));
      if (enemyY > flyers[i][1] - flyers[i][0]){
        enemyY = flyers[i][1]-(enemyY-(flyers[i][1]-flyers[i][0]));
      }else{
        enemyY += flyers[i][0];
      }
      square(flyers[i][2],enemyY,flyerSize);
      
      if (abs(enemyY-yPos) < 0.5*(playerHeight+flyerSize) && abs(flyers[i][2]-xPos) < 0.5*(playerWidth+flyerSize)){
        
        resetPlayer();
      }
      
      
      var hitIt = false;
      for (var a = bullets.length-1; a >= 0; a --){
        if (abs(bullets[a][0]-flyers[i][2]) < 0.5*(flyerSize+bulletLength) && abs(bullets[a][1]-enemyY) < 0.5*(flyerSize+bulletHeight)){//flyers[i][2] crashed here
          bullets.splice(a,1);
          hitIt = true;
        }
      }
      
      if (hitIt){
        flyers.splice(i,1);
      }
      
    }
    
    //bullets
    fill(0,0,255);
    noStroke();
    for (var i = bullets.length-1; i >= 0; i --){
      rect(bullets[i][0],bullets[i][1],bulletLength,bulletHeight);
      bullets[i][0] += bullets[i][2];
      if (abs(240-bullets[i][0]) > 0.5*(squareSize*boardWidth-bulletLength)){
        bullets.splice(i,1);
        missedBullets ++;
      }
    }
    
    
    //cannonBullets
    fill(255,0,0);
    for (var i = cannonBullets.length-1; i >= 0; i --){
      square(cannonBullets[i][0],cannonBullets[i][1],cannonBulletSize);
      cannonBullets[i][0] += cannonBullets[i][2];
      cannonBullets[i][1] += cannonBullets[i][3];
      
      if (abs(cannonBullets[i][0]-xPos) < 0.5*(cannonBulletSize+playerWidth) && abs(cannonBullets[i][1]-yPos) < 0.5*(cannonBulletSize+playerHeight)){
        /*xPos = beginAt[0];
        yPos = beginAt[1];
        bulletsLeft = 0;*/
        resetPlayer();
        cannonBullets.splice(i,1);
      }else if (abs(240-cannonBullets[i][0]) > 0.5*(squareSize*boardWidth-cannonBulletSize) || abs(240-cannonBullets[i][1]) > 0.5*(squareSize*boardWidth-cannonBulletSize)){
        cannonBullets.splice(i,1);
      }
    }
    
    stroke(0);
    
    //ammo
    fill(100,100,255);
    for (var i = ammo.length-1; i >= 0; i --){
      if (ammo[i][3] == 0){
        square(ammo[i][0],ammo[i][1],ammoSize);
        if (abs(ammo[i][0]-xPos) < 0.5*(ammoSize+playerWidth) && abs(ammo[i][1]-yPos) < 0.5*(ammoSize+playerHeight)){
          bulletsLeft += ammo[i][2];
          ammo[i][3] = ammoWaitTime;
        }
      }else{
        ammo[i][3] --;
      }
    }
    
    //movers
    for (var i = movers.length-1; i >= 0; i --){
      //square(movers[i][0],movers[i][1],moverSize);
      if (movers[i][2] == 0){
        line(movers[i][0],movers[i][1]+movers[i][3]*0.3*moverSize,movers[i][0]+0.3*moverSize,movers[i][1]-movers[i][3]*0.3*moverSize);
        line(movers[i][0],movers[i][1]+movers[i][3]*0.3*moverSize,movers[i][0]-0.3*moverSize,movers[i][1]-movers[i][3]*0.3*moverSize);
      }else if (movers[i][3] == 0){
        line(movers[i][0]+movers[i][2]*0.3*moverSize,movers[i][1],movers[i][0]-movers[i][2]*0.3*moverSize,movers[i][1]+0.3*moverSize);
        line(movers[i][0]+movers[i][2]*0.3*moverSize,movers[i][1],movers[i][0]-movers[i][2]*0.3*moverSize,movers[i][1]-0.3*moverSize);
      }
    }
    
    
    //cannons
    fill(155,20,20);
    for (var i = cannons.length-1; i >= 0; i --){
      square(cannons[i][0],cannons[i][1],cannonSize);
      cannons[i][4] ++;
      if (cannons[i][4] == cannonRate){
        cannons[i][4] = 0;
        append(cannonBullets,[cannons[i][0],cannons[i][1],cannons[i][2],cannons[i][3]]);
      }
      var killIt = false;
      for (var a = bullets.length-1; a >= 0; a --){
        if (abs(bullets[a][0]-cannons[i][0]) < 0.5*(bulletLength+cannonSize) && abs(bullets[a][1]-cannons[i][1]) < 0.5*(bulletHeight+cannonSize)){
          bullets.splice(a,1);
          killIt = true;
        }
      }
      if (killIt){
        cannons.splice(i,1);
      }
    }
    
    xPos += horVelocity;
    horVelocity = 0;
    yPos += vertVelocity;
    
    fill(0,255,0);
    rect(xPos,yPos,playerWidth,playerHeight);
  }
}


function resetPlayer(){
  //return true;
  xPos = beginAt[0];
  yPos = beginAt[1];
  vertVelocity = 0;
  horVelocity = 0;
  bulletsLeft = 0;
  for (var m = 0; m < ammo.length; m ++){
    ammo[m][3] = 0;
  }
  deaths ++;
}


function printBoard(xCenter,yCenter,wAmount,hAmount,size,buffer){
  rectMode(CENTER);
  if (!showGridlines){
    noStroke();
  }
  for (var i = 0; i < wAmount; i ++){
    for (var x = 0; x < hAmount; x ++){
      if (board[i][x] == 0){
        fill(255);
      }else if (board[i][x] == 1){
        fill(0);
      }
      
      var squareX = 240-(wAmount-1)*(size+buffer)/2+i*(size+buffer);
      var squareY = 240-(hAmount-1)*(size+buffer)/2+x*(size+buffer);
      
      if (board[i][x] == 1){
        for (var a = bullets.length-1; a >= 0; a --){
          if (abs(bullets[a][0]+bullets[a][2]-squareX) < 0.5*(size+bulletLength) && abs(bullets[a][1]-squareY) < 0.5*(size+bulletHeight)){
            bullets.splice(a,1);
            missedBullets ++;
          }
        }
        for (var a = cannonBullets.length-1; a >= 0; a --){
          if (abs(cannonBullets[a][0]+cannonBullets[a][2]-squareX) < 0.5*(size+cannonBulletSize) && abs(cannonBullets[a][1]+cannonBullets[a][3]-squareY) < 0.5*(size+cannonBulletSize)){
            cannonBullets.splice(a,1);
          }
        }
      }
      
      
      
      if (board[i][x] == 1){
        if (abs(squareX-(xPos+horVelocity)) < 0.5*(size+playerWidth) && abs(yPos-squareY) < 0.5*(size+playerHeight)){
          horVelocity = 0;
        }
        if (abs(squareY-(yPos+vertVelocity)) < 0.5*(size+playerHeight) && abs(xPos-squareX) < 0.5*(size+playerWidth)){
          vertVelocity = 0;
          if (yPos > squareY){
            vertVelocity = fallAcceleration;
          }
        }
      }
      
      square(squareX,squareY,size);
      
      
      
    }
  }
  stroke(0);
  strokeWeight(3);
  noFill();
  rect(240,240,wAmount*size,hAmount*size);
  strokeWeight(1);
}

//inputs integer value
//outputs array of binary value - [0,1,1,0,1,0]
function numToBinary(num){
  var topPow = boardWidth;
  var answer = [];
  var stop = false;
  
  topPow --;
  for (var bi = topPow; bi >= 0; bi --){
    if (num >= pow(2,bi)){
      num -= pow(2,bi);
      append(answer,1);
    }else{
      append(answer,0);
    }
  }
  return answer;
}

//inputs array of binary value - [0,1,1,0,1,0]
//outputs integer value
function binaryToNum(biArray){
  var answer = 0;
  for (var bi = 0; bi < biArray.length; bi ++){
    answer += pow(2,biArray.length-bi-1)*biArray[bi];
  }
  return answer;
}


function copyArray(array){
  var copiedArray;
  if (array.length >= 0){
    copiedArray = [];
    for (var i = 0; i < array.length; i ++){
      append(copiedArray,copyArray(array[i]));
    }
  }else{
    copiedArray = array;
  }
  return copiedArray;
}

function createLevel(){
  neatBoard = levelBoards[levelOn];
  board = [];
  for (var i = 0; i < neatBoard.length; i ++){
    append(board,numToBinary(neatBoard[i]));
  }
  
  enemies = copyArray(levelEnemies[levelOn]);
  flyers = copyArray(levelFlyers[levelOn]);
  movers = copyArray(levelMovers[levelOn]);
  ammo = copyArray(levelAmmo[levelOn]);
  cannons = copyArray(levelCannons[levelOn]);
  beginAt = levelBeginAt[levelOn];
  xPos = beginAt[0];
  yPos = beginAt[1];
  bulletsLeft = 0;
  bullets = [];
  cannonBullets = [];
  
  bulletsFired = 0;
  missedBullets = 0;
  deaths = 0;
  framesPassed = 0;
  startTime = millis();
  enemyAmount = enemies.length + flyers.length + cannons.length;
}

function drawStar(starX,starY,pointRadius,cornerRadius,pointAmount){
  var startAngle = -20;
  beginShape();
  for (var i = 0; i < pointAmount; i ++){
    vertex(starX+pointRadius*cos(i*360/pointAmount+startAngle), starY+pointRadius*sin(i*360/pointAmount+startAngle));
    vertex(starX+cornerRadius*cos((i+0.5)*360/pointAmount+startAngle),starY+cornerRadius*sin((i+0.5)*360/pointAmount+startAngle));
  }
  endShape(CLOSE);
}

function makeButton(buttonX,buttonY,bWidth,bHeight,bText){
  fill(255);
  var beingClicked = false;
  if (clicking && !mouseIsPressed){
    clicking = false;
  }
  if (abs(mouseX-buttonX) < bWidth*0.5 && abs(mouseY-buttonY) < bHeight*0.5){
    fill(200);
    if (mouseIsPressed && !clicking){
      clicking = true;
      beingClicked = true;
      bWidth -= 2;
      bHeight -= 2;
    }
  }
  strokeWeight(3);
  rect(buttonX,buttonY,bWidth,bHeight);
  fill(0);
  strokeWeight(1);
  text(bText,buttonX,buttonY);
  return beingClicked;
}
